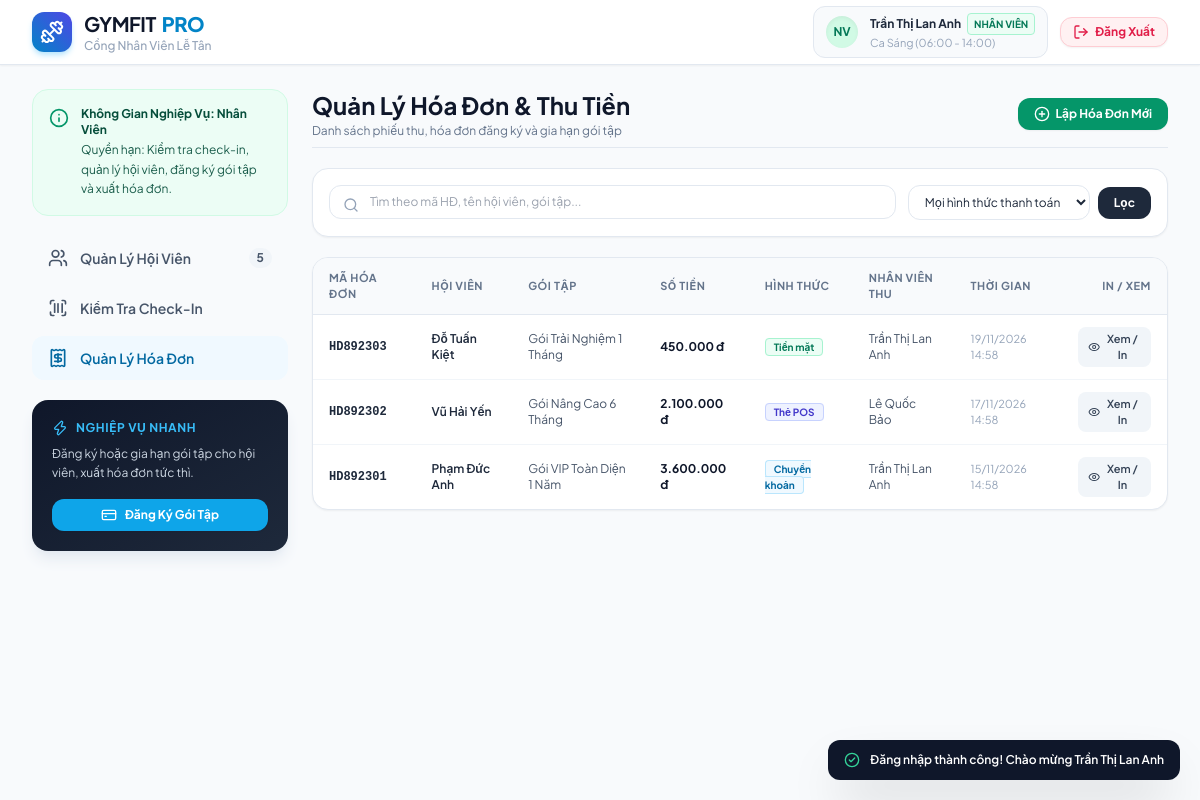
Screenshot of /invoices.php (signed in) with the database file from the repository.
### tables this page shows
CREATE TABLE `users` (
    `id` INT AUTO_INCREMENT PRIMARY KEY,
    `ma_nv` VARCHAR(50) UNIQUE NOT NULL,
    `username` VARCHAR(50) UNIQUE NOT NULL,
    `password` VARCHAR(255) NOT NULL,
    `ho_ten` VARCHAR(100) NOT NULL,
    `so_dien_thoai` VARCHAR(20) NOT NULL,
    `email` VARCHAR(100) NULL,
    `vai_tro` ENUM('MANAGER', 'STAFF') NOT NULL DEFAULT 'STAFF',
    `ca_lam_viec` VARCHAR(100) DEFAULT 'Ca Sáng (06:00 - 14:00)',
    `luong_co_ban` DECIMAL(15, 2) DEFAULT 7500000.00,
    `ngay_vao_lam` DATE NULL,
    `phong_ban` VARCHAR(100) DEFAULT 'Ban Quản Lý',
    `phu_cap` DECIMAL(15, 2) DEFAULT 0.00,
    `trang_thai` ENUM('ACTIVE', 'INACTIVE') DEFAULT 'ACTIVE',
    `created_at` TIMESTAMP DEFAULT CURRENT_TIMESTAMP
);

CREATE TABLE `hoa_don` (
    `id` INT AUTO_INCREMENT PRIMARY KEY,
    `ma_hd` VARCHAR(50) UNIQUE NOT NULL,
    `hoi_vien_id` INT NOT NULL,
    `goi_tap_id` INT NOT NULL,
    `so_tien` DECIMAL(15, 2) NOT NULL,
    `phuong_thuc` ENUM('TIEN_MAT', 'CHUYEN_KHOAN', 'THE') DEFAULT 'TIEN_MAT',
    `nhan_vien_id` INT NOT NULL,
    `ghi_chu` TEXT NULL,
    `created_at` TIMESTAMP DEFAULT CURRENT_TIMESTAMP,
    FOREIGN KEY (`hoi_vien_id`) REFERENCES `hoi_vien`(`id`) ON DELETE CASCADE,
    FOREIGN KEY (`goi_tap_id`) REFERENCES `goi_tap`(`id`) ON DELETE CASCADE,
    FOREIGN KEY (`nhan_vien_id`) REFERENCES `users`(`id`) ON DELETE CASCADE
);

CREATE TABLE `hoi_vien` (
    `id` INT AUTO_INCREMENT PRIMARY KEY,
    `ma_hv` VARCHAR(50) UNIQUE NOT NULL,
    `ho_ten` VARCHAR(100) NOT NULL,
    `so_dien_thoai` VARCHAR(20) NOT NULL,
    `email` VARCHAR(100) NULL,
    `gioi_tinh` ENUM('Nam', 'Nữ', 'Khác') DEFAULT 'Nam',
    `ngay_tham_gia` DATE NOT NULL,
    `goi_tap_id` INT NULL,
    `ngay_het_han` DATE NULL,
    `trang_thai` ENUM('ACTIVE', 'EXPIRED', 'PENDING') DEFAULT 'PENDING',
    `avatar` VARCHAR(255) NULL,
    `created_at` TIMESTAMP DEFAULT CURRENT_TIMESTAMP,
    FOREIGN KEY (`goi_tap_id`) REFERENCES `goi_tap`(`id`) ON DELETE SET NULL
);

CREATE TABLE `goi_tap` (
    `id` INT AUTO_INCREMENT PRIMARY KEY,
    `ma_goi` VARCHAR(50) UNIQUE NOT NULL,
    `ten_goi` VARCHAR(150) NOT NULL,
    `thoi_han_thang` INT NOT NULL DEFAULT 1,
    `gia_tien` DECIMAL(15, 2) NOT NULL DEFAULT 0.00,
    `mo_ta` TEXT NULL,
    `quyen_loi` TEXT NULL,  
    `trang_thai` ENUM('ACTIVE', 'DISABLED') DEFAULT 'ACTIVE',
    `created_at` TIMESTAMP DEFAULT CURRENT_TIMESTAMP
);

### classes/User.php (called while the page is built, shortened)
<?php
class User {
    protected $hoTen;
    protected $vaiTro;
    public function __construct($data = []) {
        $this->hoTen       = $data['ho_ten'] ?? '';
        $this->vaiTro      = $data['vai_tro'] ?? 'STAFF';
    }
    public function getHoTen() { return $this->hoTen; }
    public function isManager() {
        return $this->vaiTro === 'MANAGER';
    }
    public static function getById($id, $pdo) {
        $stmt = $pdo->prepare("SELECT * FROM users WHERE id = :id LIMIT 1");
        $stmt->execute([':id' => $id]);
        $row = $stmt->fetch();
        return ($row['vai_tro'] === 'MANAGER') ? new QuanLy($row) : new NhanVien($row);
    }
}

### includes/auth.php (called while the page is built, shortened)
<?php
require_once __DIR__ . '/../classes/User.php';
require_once __DIR__ . '/../classes/NhanVien.php';
require_once __DIR__ . '/../classes/HoaDon.php';
function getCurrentUser() {
    static $currentUser = null;
    if ($currentUser === null && !empty($_SESSION['user_id'])) {
        $pdo = getDB();
        $currentUser = User::getById($_SESSION['user_id'], $pdo);
    }
    return $currentUser;
}

### classes/NhanVien.php (called while the page is built, shortened)
<?php
require_once __DIR__ . '/User.php';
class NhanVien extends User {
    protected $caLamViec;
    public function __construct($data = []) {
        $this->caLamViec  = $data['ca_lam_viec'] ?? 'Ca Sáng (06:00 - 14:00)';
    }
    public function getCaLamViec() { return $this->caLamViec; }
}

### classes/HoaDon.php (called while the page is built, shortened)
<?php
class HoaDon {
    private $maHD;
    private $tenHoiVien;
    private $tenGoiTap;
    private $soTien;
    private $phuongThuc;
    private $tenNhanVien;
    private $createdAt;
    public function __construct($data = []) {
        $this->maHD        = $data['ma_hd'] ?? '';
        $this->tenHoiVien  = $data['ten_hoi_vien'] ?? ($data['ho_ten'] ?? '');
        $this->tenGoiTap   = $data['ten_goi'] ?? '';
        $this->soTien      = (float)($data['so_tien'] ?? 0);
        $this->phuongThuc  = $data['phuong_thuc'] ?? 'TIEN_MAT';
        $this->tenNhanVien = $data['ten_nhan_vien'] ?? '';
        $this->createdAt   = $data['created_at'] ?? date('Y-m-d H:i:s');
    }
    public function getMaHD() { return $this->maHD; }
    public function getTenHoiVien() { return $this->tenHoiVien; }
    public function getTenGoiTap() { return $this->tenGoiTap; }
    public function getPhuongThuc() { return $this->phuongThuc; }
    public function getTenNhanVien() { return $this->tenNhanVien; }
    public function getSoTienFormatted() {
        return number_format($this->soTien, 0, ',', '.') . ' đ';
    }
    public function getTenPhuongThuc() {
        $map = [
            'TIEN_MAT'     => 'Tiền mặt',
            'CHUYEN_KHOAN' => 'Chuyển khoản QR',
            'THE'          => 'Thẻ POS'
        ];
        return $map[$this->phuongThuc] ?? $this->phuongThuc;
    }
    public function getNgayTaoFormatted() {
        return date('d/m/Y H:i', strtotime($this->createdAt));
    }
    public static function getAll($pdo, $keyword = '', $method = 'ALL') {
        $sql = "
            SELECT hd.*, hv.ho_ten AS ten_hoi_vien, gt.ten_goi, u.ho_ten AS ten_nhan_vien
            FROM hoa_don hd
            LEFT JOIN hoi_vien hv ON hd.hoi_vien_id = hv.id
            LEFT JOIN goi_tap gt ON hd.goi_tap_id = gt.id
            LEFT JOIN users u ON hd.nhan_vien_id = u.id
            WHERE 1=1
        ";
        $params = [];
        $sql .= " ORDER BY hd.id DESC";
        $stmt = $pdo->prepare($sql);
        $stmt->execute($params);
        $list = [];
        while ($row = $stmt->fetch()) {
            $list[] = new HoaDon($row);
        }
        return $list;
    }
}

### invoices.php (the view, shortened to what this page needs)
<?php
require_once __DIR__ . '/includes/auth.php';
$pdo = getDB();
$keyword = trim($_GET['keyword'] ?? '');
$method  = trim($_GET['method'] ?? 'ALL');
$invoices = HoaDon::getAll($pdo, $keyword, $method);
require_once __DIR__ . '/includes/header.php';
require_once __DIR__ . '/includes/sidebar.php';
?>
<main class="flex-1 min-w-0 space-y-5">
  <div class="flex flex-col sm:flex-row sm:items-center justify-between gap-4 pb-2 border-b border-slate-200">
    <div>
      <h1 class="text-2xl font-bold text-slate-900">Quản Lý Hóa Đơn & Thu Tiền</h1>
      <p class="text-xs text-slate-500 mt-0.5">Danh sách phiếu thu, hóa đơn đăng ký và gia hạn gói tập</p>
    </div>
    <div class="flex items-center gap-2">
      <button onclick="openRegisterPackageModal()" class="px-4 py-2 bg-emerald-600 hover:bg-emerald-700 text-white text-xs font-bold rounded-xl transition flex items-center gap-1.5 shadow-sm">
        <i data-lucide="plus-circle" class="w-4 h-4"></i>
        <span>Lập Hóa Đơn Mới</span>
      </button>
    </div>
  </div>
  <form method="GET" action="invoices.php" class="bg-white p-4 rounded-2xl border border-slate-200 shadow-sm flex flex-col sm:flex-row gap-3">
    <div class="relative flex-1">
      <i data-lucide="search" class="w-4 h-4 text-slate-400 absolute left-3.5 top-3"></i>
      <input type="text" name="keyword" value="<?= htmlspecialchars($keyword) ?>" placeholder="Tìm theo mã HĐ, tên hội viên, gói tập..."
        class="w-full pl-10 pr-4 py-2 text-xs rounded-xl border border-slate-200 focus:outline-none focus:ring-2 focus:ring-emerald-500">
    </div>
    <div class="flex items-center gap-2">
      <select name="method" onchange="this.form.submit()" class="py-2 px-3 text-xs rounded-xl border border-slate-200 bg-white focus:outline-none focus:ring-2 focus:ring-emerald-500">
        <option value="ALL" <?= $method === 'ALL' ? 'selected' : '' ?>>Mọi hình thức thanh toán</option>
      </select>
      <button type="submit" class="px-4 py-2 bg-slate-800 hover:bg-slate-900 text-white text-xs font-bold rounded-xl transition">
        Lọc
      </button>
    </div>
  </form>
  <div class="bg-white rounded-2xl border border-slate-200 shadow-sm overflow-hidden">
    <div class="overflow-x-auto">
      <table class="w-full text-left border-collapse text-xs">
        <thead>
          <tr class="bg-slate-50 border-b border-slate-200 text-slate-500 font-bold uppercase tracking-wider text-[11px]">
            <th class="py-3 px-4">Mã Hóa Đơn</th>
            <th class="py-3 px-4">Hội Viên</th>
            <th class="py-3 px-4">Gói Tập</th>
            <th class="py-3 px-4">Số Tiền</th>
            <th class="py-3 px-4">Hình Thức</th>
            <th class="py-3 px-4">Nhân Viên Thu</th>
            <th class="py-3 px-4">Thời Gian</th>
            <th class="py-3 px-4 text-right">In / Xem</th>
          </tr>
        </thead>
        <tbody class="divide-y divide-slate-100">
          <?php if (empty($invoices)): ?>
            <tr>
              <td colspan="8" class="text-center py-8 text-slate-400">
                <i data-lucide="receipt" class="w-8 h-8 mx-auto mb-2 text-slate-300"></i>
                Không có hóa đơn nào phù hợp
              </td>
            </tr>
          <?php else: ?>
            <?php foreach ($invoices as $hd):
              $methodLabels = [
                'TIEN_MAT'     => ['text' => 'Tiền mặt', 'color' => 'bg-emerald-50 text-emerald-700 border-emerald-200'],
                'CHUYEN_KHOAN' => ['text' => 'Chuyển khoản', 'color' => 'bg-sky-50 text-sky-700 border-sky-200'],
                'THE'          => ['text' => 'Thẻ POS', 'color' => 'bg-indigo-50 text-indigo-700 border-indigo-200']
              ];
              $mInfo = $methodLabels[$hd->getPhuongThuc()] ?? ['text' => $hd->getPhuongThuc(), 'color' => 'bg-slate-100 text-slate-700'];
            ?>
              <tr class="hover:bg-slate-50 transition-colors">
                <td class="py-3 px-4 font-mono font-bold text-slate-800"><?= $hd->getMaHD() ?></td>
                <td class="py-3 px-4 font-semibold text-slate-800"><?= htmlspecialchars($hd->getTenHoiVien()) ?></td>
                <td class="py-3 px-4 text-slate-600"><?= htmlspecialchars($hd->getTenGoiTap()) ?></td>
                <td class="py-3 px-4 font-bold text-slate-900"><?= $hd->getSoTienFormatted() ?></td>
                <td class="py-3 px-4">
                  <span class="px-2 py-0.5 rounded text-[10px] font-bold border <?= $mInfo['color'] ?>"><?= $mInfo['text'] ?></span>
                </td>
                <td class="py-3 px-4 text-slate-600"><?= htmlspecialchars($hd->getTenNhanVien()) ?></td>
                <td class="py-3 px-4 text-slate-400 text-[11px]"><?= $hd->getNgayTaoFormatted() ?></td>
                <td class="py-3 px-4 text-right">
                  <button onclick="viewInvoiceReceipt(<?= htmlspecialchars(json_encode([
                    'ma_hd' => $hd->getMaHD(),
                    'ngay' => $hd->getNgayTaoFormatted(),
                    'hoi_vien' => $hd->getTenHoiVien(),
                    'goi_tap' => $hd->getTenGoiTap(),
                    'phuong_thuc' => $hd->getTenPhuongThuc(),
                    'nhan_vien' => $hd->getTenNhanVien(),
                    'so_tien' => $hd->getSoTienFormatted()
                  ])) ?>)" class="px-2.5 py-1 rounded-lg bg-slate-100 hover:bg-slate-200 text-slate-700 font-semibold text-[11px] transition inline-flex items-center gap-1">
                    <i data-lucide="eye" class="w-3.5 h-3.5"></i>
                    <span>Xem / In</span>
                  </button>
                </td>
              </tr>
            <?php endforeach; ?>
          <?php endif; ?>
        </tbody>
      </table>
    </div>
  </div>
</main>
<?php require_once __DIR__ . '/includes/footer.php'; ?>

### includes/header.php (shortened to what this page needs)
<?php
$currentUser = getCurrentUser();
$isManager = $currentUser ? $currentUser->isManager() : false;
?>
<!DOCTYPE html>
<html lang="vi">
<head>
  <script src="https://cdn.tailwindcss.com"></script>
  <link rel="stylesheet" href="css/style.css">
</head>
<body class="bg-slate-50 text-slate-800 min-h-screen flex flex-col antialiased">
  <header class="bg-white border-b border-slate-200 sticky top-0 z-30 shadow-sm">
    <div class="max-w-7xl mx-auto px-4 sm:px-6 lg:px-8">
      <div class="flex items-center justify-between h-16">
        <a href="<?= $isManager ? 'dashboard.php' : 'checkin.php' ?>" class="flex items-center space-x-3 group">
          <div class="w-10 h-10 rounded-xl bg-gradient-to-tr from-sky-600 to-indigo-600 flex items-center justify-center text-white shadow-md shadow-sky-200 group-hover:scale-105 transition-transform">
            <i data-lucide="dumbbell" class="w-6 h-6"></i>
          </div>
          <div>
            <span class="text-xl font-bold tracking-tight text-slate-900 flex items-center gap-1.5">
              GYMFIT <span class="text-sky-600 font-extrabold">PRO</span>
            </span>
            <p class="text-xs text-slate-400 font-medium">
              <?= $isManager ? 'Quản Trị Hệ Thống Toàn Quyền' : 'Cổng Nhân Viên Lễ Tân' ?>
            </p>
          </div>
        </a>
        <div class="flex items-center space-x-3">
          <div class="flex items-center space-x-3 px-3 py-1.5 bg-slate-50 rounded-xl border border-slate-200">
            <div class="w-8 h-8 rounded-full <?= $isManager ? 'bg-indigo-100 text-indigo-700' : 'bg-emerald-100 text-emerald-700' ?> flex items-center justify-center font-bold text-xs shadow-inner">
              <?= $isManager ? 'QL' : 'NV' ?>
            </div>
            <div class="text-left text-xs">
              <div class="font-bold text-slate-800 flex items-center gap-1.5">
                <span><?= htmlspecialchars($currentUser->getHoTen()) ?></span>
                <span class="px-1.5 py-0.5 rounded text-[10px] font-bold border <?= $isManager ? 'bg-indigo-50 text-indigo-700 border-indigo-200' : 'bg-emerald-50 text-emerald-700 border-emerald-200' ?>">
                  <?= $isManager ? 'QUẢN LÝ TỔNG' : 'NHÂN VIÊN' ?>
                </span>
              </div>
              <div class="text-[11px] text-slate-400">
                <?= $isManager ? 'Toàn quyền điều hành phòng gym' : htmlspecialchars($currentUser->getCaLamViec()) ?>
              </div>
            </div>
          </div>
          <a href="logout.php" onclick="return confirm('Bạn có chắc muốn đăng xuất khỏi hệ thống không?')" title="Đăng xuất khỏi tài khoản"
            class="px-3 py-1.5 text-xs font-bold text-rose-600 hover:text-white bg-rose-50 hover:bg-rose-600 border border-rose-200 hover:border-rose-600 rounded-xl transition flex items-center gap-1.5 shadow-sm">
            <i data-lucide="log-out" class="w-4 h-4"></i>
            <span class="hidden sm:inline">Đăng Xuất</span>
          </a>
        </div>
      </div>
    </div>
  </header>
  <div class="flex-1 max-w-7xl w-full mx-auto px-4 sm:px-6 lg:px-8 py-6 flex flex-col md:flex-row gap-6">

### css/style.css (style rules this page uses)
:root { --primary: #0284c7; --primary-hover: #0369a1; --sidebar-w: 260px; }
body { font-family: 'Plus Jakarta Sans', -apple-system, BlinkMacSystemFont, "Segoe UI", Roboto, sans-serif; background-color: #f8fafc; color: #1e293b; }

### rows the page displays
users: ho_ten "Trần Thị Lan Anh", ca_lam_viec "Ca Sáng (06:00 - 14:00)"
hoa_don: ma_hd "HD892303", hoi_vien.ho_ten "Đỗ Tuấn Kiệt", goi_tap.ten_goi "Gói Trải Nghiệm 1 Tháng", so_tien "450.000 đ", phuong_thuc "Tiền mặt", nhan_vien.ho_ten "Trần Thị Lan Anh", created_at "19/11/2026 14:58"
hoa_don: ma_hd "HD892302", hoi_vien.ho_ten "Vũ Hải Yến", goi_tap.ten_goi "Gói Nâng Cao 6 Tháng", so_tien "2.100.000 đ", phuong_thuc "Thẻ POS", nhan_vien.ho_ten "Lê Quốc Bảo", created_at "17/11/2026 14:58"
hoa_don: ma_hd "HD892301", hoi_vien.ho_ten "Phạm Đức Anh", goi_tap.ten_goi "Gói VIP Toàn Diện 1 Năm", so_tien "3.600.000 đ", phuong_thuc "Chuyển khoản", nhan_vien.ho_ten "Trần Thị Lan Anh", created_at "15/11/2026 14:58"

### other values shown
$totalMembers "5"
